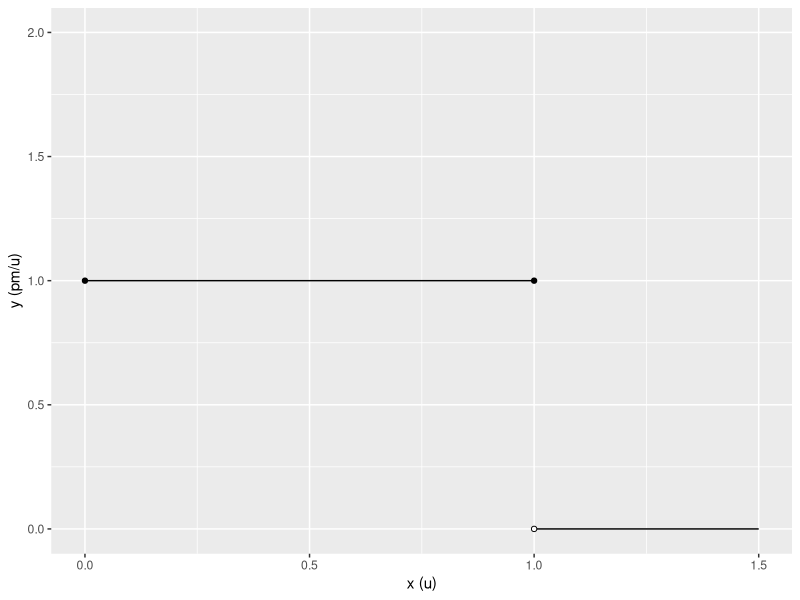
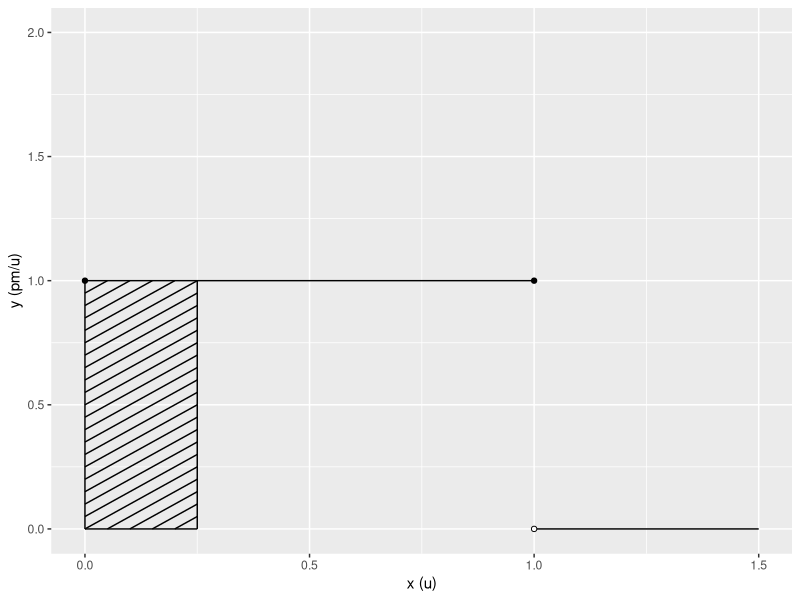
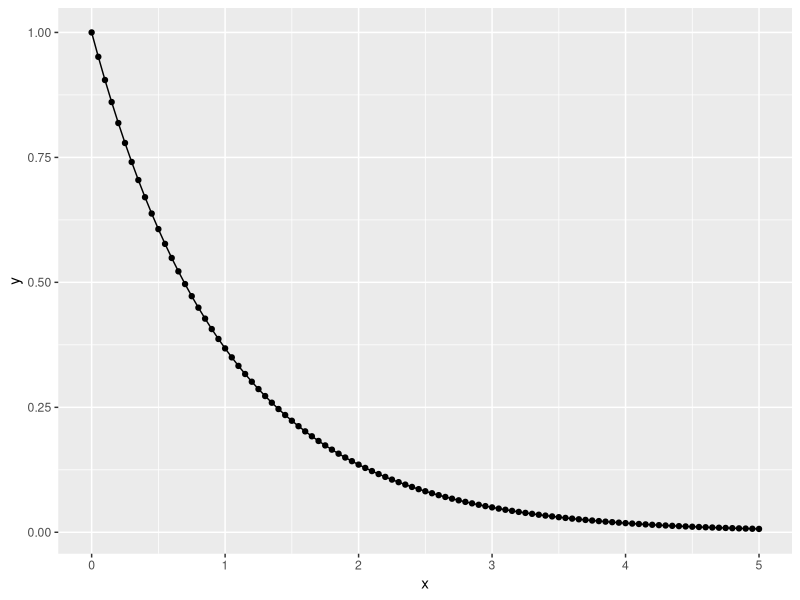
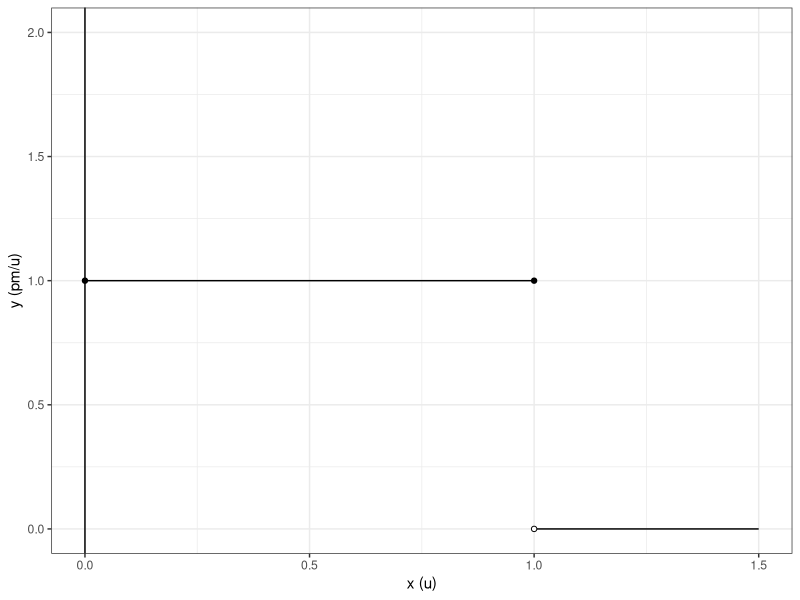
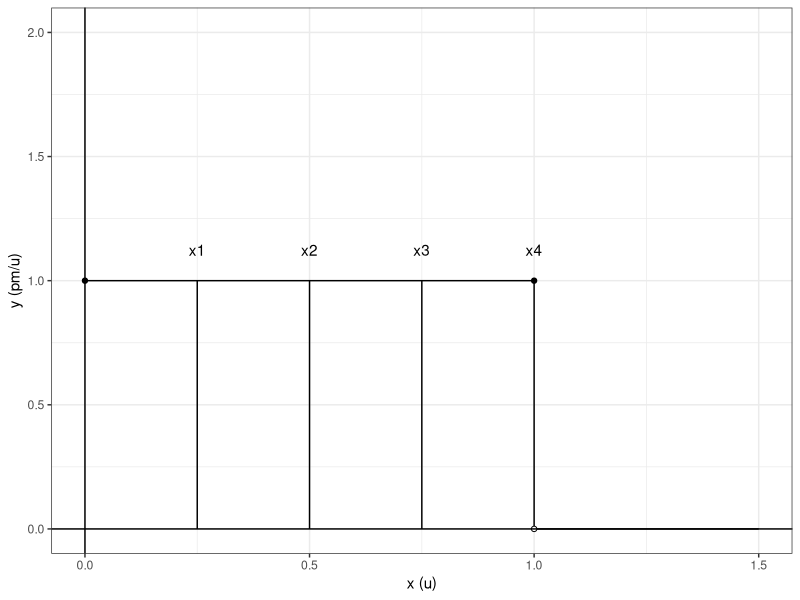
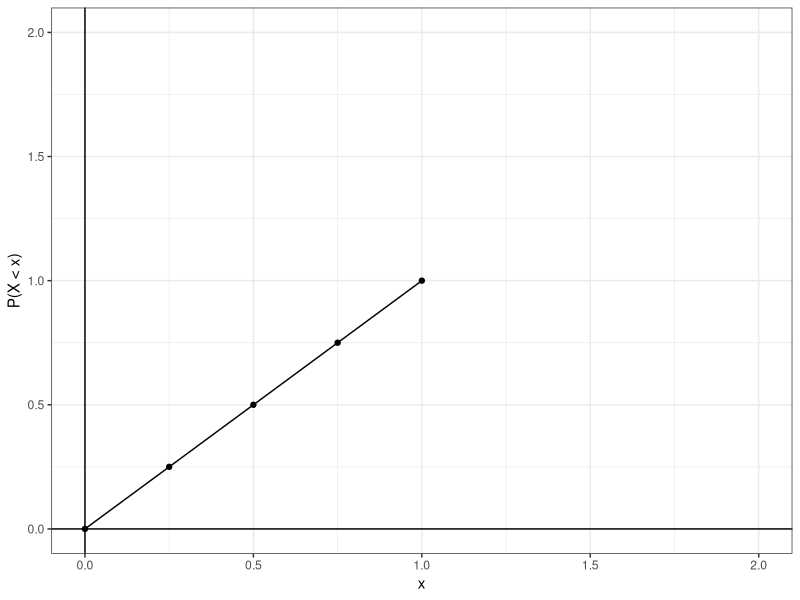
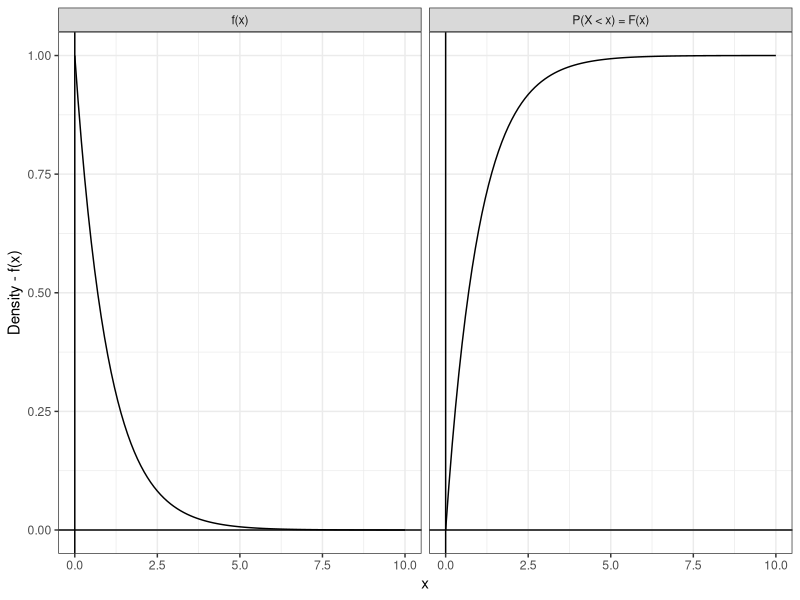
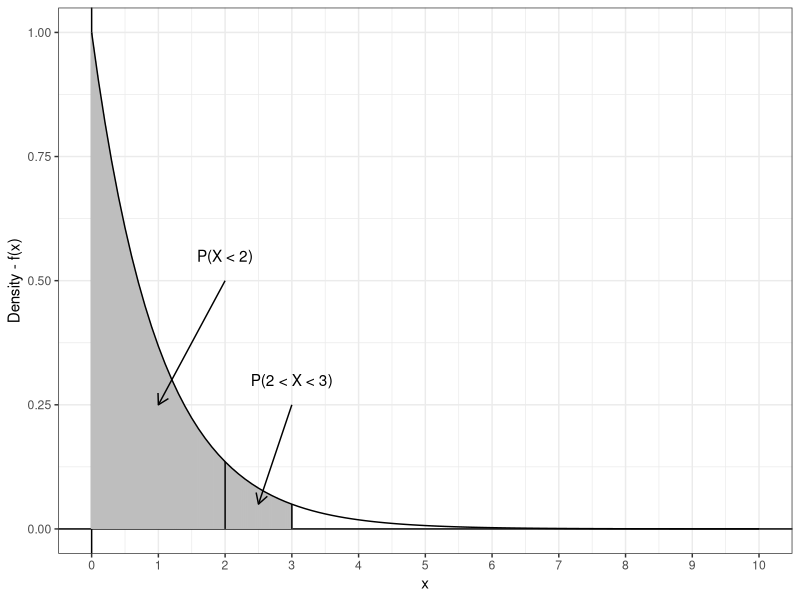

The R source for these figures, in order:
## ---- chunk 1
a <- data.frame(x = c(0,1), 
                y = c(1,0),
                x_end = c(1,1.5),
                y_end = c(1,0))

b <- data.frame(x = c(0,1), 
                y = c(1,1))

d <- data.frame(x = c(1), 
                y = c(0))
                

ggplot2::ggplot(a, ggplot2::aes(x = x, y = y)) +
  ggplot2::geom_segment(data = a, ggplot2::aes(x = x, y = y, xend = x_end, yend = y_end)) +
  ggplot2::scale_y_continuous(limits = c(0,2)) +
  ggplot2::scale_x_continuous(limits = c(0,1.5)) +
  ggplot2::labs(y = "y (pm/u)", x = "x (u)") +
  ggplot2::geom_point(data = b, ggplot2::aes(x=x,y=y)) +
  ggplot2::geom_point(data = d, ggplot2::aes(x=x,y=y), shape = 21, fill = 'white')


## ---- chunk 2

a <- seq(-.25,1, by = .05)
b <- data.frame(x = c(0,.25,0,0,1), 
                y = c(1,0,0,0,0),
                x_end = c(1,.25,.25,0,1.5),
                y_end = c(1,1,0,1,0))

df <- data.frame(x = ifelse(a < 0, abs(a), 0), 
                 y = ifelse(a < 0, 0, a), 
                 x_end = ifelse(a + .25 > 1, (1-a), .25),
                 y_end = ifelse(a + .25 > 1, 1, a + .25))

b <- data.frame(rbind(b,df))


c <- data.frame(x = c(0,1), 
                y = c(1,1))


d <- data.frame(x = c(1), 
                y = c(0))
                

ggplot2::ggplot(b, ggplot2::aes(x = x, y = y)) +
  ggplot2::geom_segment(data = b, ggplot2::aes(x = x, y = y, xend = x_end, yend = y_end)) +
  ggplot2::scale_y_continuous(limits = c(0,2)) +
  ggplot2::scale_x_continuous(limits = c(0,1.5)) +
  ggplot2::labs(y = "y (pm/u)", x = "x (u)") +
  ggplot2::geom_point(data = c, ggplot2::aes(x=x,y=y)) +
  ggplot2::geom_point(data = d, ggplot2::aes(x=x,y=y), shape = 21, fill = 'white')


## ---- chunk 3
x <- seq(0,5,.05)
y <- exp(-x)
z <- data.frame(x,y)

ggplot2::ggplot(data = z, ggplot2::aes(x=x,y=y))+
  ggplot2::geom_point() +
  ggplot2::geom_line()
## ---- chunk 4
a <- data.frame(x = c(0,1), 
                y = c(1,0),
                x_end = c(1,1.5),
                y_end = c(1,0))

b <- data.frame(x = c(0,1), 
                y = c(1,1))

d <- data.frame(x = c(1), 
                y = c(0))
                

ggplot2::ggplot(a, ggplot2::aes(x = x, y = y)) +
  ggplot2::geom_segment(data = a, ggplot2::aes(x = x, y = y, xend = x_end, yend = y_end)) +
  ggplot2::scale_y_continuous(limits = c(0,2)) +
  ggplot2::scale_x_continuous(limits = c(0,1.5)) +
  ggplot2::labs(y = "y (pm/u)", x = "x (u)") +
  ggplot2::geom_point(data = b, ggplot2::aes(x=x,y=y)) +
  ggplot2::geom_point(data = d, ggplot2::aes(x=x,y=y), shape = 21, fill = 'white') +
  ggplot2::geom_vline(xintercept = 0) +
  ggplot2::theme_bw()

## ---- chunk 5
a <- data.frame(x = c(0,1), 
                y = c(1,0),
                x_end = c(1,1.5),
                y_end = c(1,0))

b <- data.frame(x = c(0,1), 
                y = c(1,1))

d <- data.frame(x = c(1), 
                y = c(0))

e <- data.frame (x = c(.25,.5,.75,1), 
                y = c(0,0,0,0),
                x_end = c(.25,.5,.75,1),
                y_end = c(1,1,1,1))

f <- data.frame(x = c(.25,.5,.75,1),
                y = c(1.125,1.125,1.125,1.125),
                text = c('x1', 'x2' ,'x3', 'x4'))
                

ggplot2::ggplot(a, ggplot2::aes(x = x, y = y)) +
  ggplot2::geom_segment(data = a, ggplot2::aes(x = x, y = y, xend = x_end, yend = y_end)) +
  ggplot2::geom_segment(data = e, ggplot2::aes(x = x, y = y, xend = x_end, yend = y_end)) +
  ggplot2::geom_text(data = f, ggplot2::aes(x = x, y = y, label = text)) +
  ggplot2::scale_y_continuous(limits = c(0,2)) +
  ggplot2::scale_x_continuous(limits = c(0,1.5)) +
  ggplot2::labs(y = "y (pm/u)", x = "x (u)") +
  ggplot2::geom_point(data = b, ggplot2::aes(x=x,y=y)) +
  ggplot2::geom_point(data = d, ggplot2::aes(x=x,y=y), shape = 21, fill = 'white') +
  ggplot2::geom_vline(xintercept = 0) +
  ggplot2::geom_hline(yintercept = 0) +
  ggplot2::theme_bw()

## ---- chunk 6
ranges <- c('P(X < .25)','P(X < .50)','P(X < .75)','P(X < 1)')
x <- c(.25,.5,.75,1)
y <- c(1,1,1,1)
q <- x * y

sample_space <- data.frame(ranges, x,y,q)
names(sample_space) <- c('Range','Base: x', 'Height: f(x)','P(X < x): Base x Height')

x <- flextable::flextable(sample_space)
x <- flextable::align(x, align = 'center', part = 'body')
x <- flextable::align(x, align = 'center', part = 'header')
x <- flextable::bg(x, bg = 'gray', part = 'header')
x <- flextable::hline(x)
x <- flextable::autofit(x)
x
## ---- chunk 7
a <- data.frame(x = c(0,.25,.5,.75,1), 
                y = c(0,.25,.5,.75,1))

ggplot2::ggplot(a, ggplot2::aes(x = x, y = y)) +
  ggplot2::geom_point(shape = 21, color = 'black', fill = 'black') +
  ggplot2::geom_line() +
  ggplot2::xlim(c(0,2)) +
  ggplot2::ylim(c(0,2)) +
  ggplot2::theme_bw() +
  ggplot2::geom_vline(xintercept = 0) +
  ggplot2::geom_hline(yintercept = 0) +
  ggplot2::labs(y = "P(X < x)", x = "x")

## ---- chunk 8
x <- seq(0,10, by = .1)
y <- rep(c("f(x)","P(X < x) = F(x)"), each = length(x))
pdf <- exp(-x)
cdf <- 1-exp(-x)
outs <- c(pdf,cdf)
plot_data <- data.frame(outs, y, x)

ggplot2::ggplot(plot_data, ggplot2::aes(x = x, y = outs)) +
  ggplot2::geom_line() +
  ggplot2::theme_bw() +
  ggplot2::geom_vline(xintercept = 0) +
  ggplot2::geom_hline(yintercept = 0) +
  ggplot2::facet_wrap(~ y) +
  ggplot2::labs(y = 'Density - f(x)')

## ---- chunk 9
x <- seq(0,10, by = .1)
linx <- seq(0,3, by = .01)
pdf <- exp(-x)
Area <- ifelse(linx < 2, 'P(X < 2)', 'P(X < 3)')
plot_data <- data.frame(pdf, x)
verts <- data.frame(x = c(2,3), y = c(0,0),
                        xend = c(2,3), yend = exp(-c(2,3)))


lins <- data.frame(x_start = linx, y_start = 0, x_end = linx, y_end = exp(-linx),
                   Area)

ggplot2::ggplot(plot_data, ggplot2::aes(x = x, y = pdf)) +
  ggplot2::theme_bw() +
  ggplot2::geom_vline(xintercept = 0) +
  ggplot2::geom_hline(yintercept = 0) +
  ggplot2::geom_segment(data = lins, ggplot2::aes(x = x_start, 
                                                  y = y_start, 
                                                  xend = x_end, 
                                                  yend = y_end),
                        color = 'gray') +
  ggplot2::geom_segment(data = verts, ggplot2::aes(x = x, y = y,
                        xend = xend, yend = yend)) +
  ggplot2::geom_line() +
  ggplot2::labs(y = 'Density - f(x)') +
  ggplot2::annotate('segment',x = 3, y = .25, xend = 2.5, yend = 0.05,
                    arrow = ggplot2::arrow(length = ggplot2::unit(0.3, "cm"))) +
  ggplot2::annotate('text', x = 3, y = .3, label = 'P(2 < X < 3)') +
  ggplot2::annotate('segment',x = 2, y = .5, xend = 1, yend = 0.25,
                    arrow = ggplot2::arrow(length = ggplot2::unit(0.3, "cm"))) +
  ggplot2::annotate('text', x = 2, y = .55, label = 'P(X < 2)') +
  ggplot2::scale_x_continuous(breaks = 0:10)

## ---- chunk 10
x <- seq(0,10, by = .1)
linx <- seq(0,10, by = .01)
pdf <- exp(-x)
Area <- ifelse(linx < 2, 'P(X < 2)', 'P(X < 3)')
plot_data <- data.frame(pdf, x)
verts <- data.frame(x = c(2,3), y = c(0,0),
                        xend = c(2,3), yend = exp(-c(2,3)))


lins <- data.frame(x_start = linx, y_start = 0, x_end = linx, y_end = ifelse(linx < 2 | linx > 3, exp(-linx),0),
                   Area)

ggplot2::ggplot(plot_data, ggplot2::aes(x = x, y = pdf)) +
  ggplot2::theme_bw() +
  ggplot2::geom_vline(xintercept = 0) +
  ggplot2::geom_hline(yintercept = 0) +
  ggplot2::geom_segment(data = lins, ggplot2::aes(x = x_start, 
                                                  y = y_start, 
                                                  xend = x_end, 
                                                  yend = y_end),
                        color = 'gray') +
  ggplot2::geom_segment(data = verts, ggplot2::aes(x = x, y = y,
                        xend = xend, yend = yend)) +
  ggplot2::geom_line() +
  ggplot2::labs(y = 'Density - f(x)') +
  ggplot2::annotate('segment',x = 3, y = .25, xend = 3.5, yend = 0.01,
                    arrow = ggplot2::arrow(length = ggplot2::unit(0.3, "cm"))) +
  ggplot2::annotate('text', x = 3, y = .3, label = 'P(X > 3)') +
  ggplot2::annotate('segment',x = 2, y = .5, xend = 1, yend = 0.25,
                    arrow = ggplot2::arrow(length = ggplot2::unit(0.3, "cm"))) +
  ggplot2::annotate('text', x = 2, y = .55, label = 'P(X < 2)') +
  ggplot2::scale_x_continuous(breaks = 0:10)

## ---- chunk 11
cdf <- function(x1,x2) {
  p <- (x1^2 + 2*x1*x2)/(1 + 2*x2)
  p
}

x <- seq(0,1, by = 0.005)
probs <- c(cdf(x,0), cdf(x,1/3), cdf(x,1))
x2s <- rep(c('0','1/3','1'), each = 201)
plot_data <- data.frame(x, x2s, probs)

ggplot2::ggplot(plot_data, ggplot2::aes(x = x, y = probs, linetype = x2s)) +
  ggplot2::theme_bw() +
  ggplot2::geom_vline(xintercept = 0) +
  ggplot2::geom_hline(yintercept = 0) +
  ggplot2::geom_line() +
  ggplot2::labs(y = 'P(X1 < x1 | X2 = x2)', x = 'x1', linetype = 'Value of x2')

## ---- chunk 12
a <- data.frame(x = c(0,sqrt(2)), 
                y = c(0,0),
                x_end = c(sqrt(2),2.5),
                y_end = c(sqrt(2),0))

b <- data.frame(x = c(0,sqrt(2)), 
                y = c(0,sqrt(2)))

d <- data.frame(x = c(sqrt(2)), 
                y = c(0))
                

ggplot2::ggplot(a, ggplot2::aes(x = x, y = y)) +
  ggplot2::geom_segment(data = a, ggplot2::aes(x = x, y = y, xend = x_end, yend = y_end)) +
  ggplot2::scale_y_continuous(limits = c(0,2)) +
  ggplot2::scale_x_continuous(limits = c(0,2.5)) +
  ggplot2::labs(y = "Density", x = "x") +
  ggplot2::geom_point(data = b, ggplot2::aes(x=x,y=y)) +
  ggplot2::geom_point(data = d, ggplot2::aes(x=x,y=y), shape = 21, fill = 'white') +
  ggplot2::geom_vline(xintercept = 0) +
  ggplot2::theme_bw()

## ---- chunk 13
f <- data.frame(x = c(sqrt(2) * 1/8, sqrt(2) * 3/8, sqrt(2) * 5/8, sqrt(2) * 7/8),
                y = c(0,0,0,0),
                labels = c('x*1','x*2','x*3','x*4'))

a <- data.frame(x = c(0,sqrt(2)), 
                y = c(0,0),
                x_end = c(sqrt(2),2.5),
                y_end = c(sqrt(2),0))

b <- data.frame(x = c(0,sqrt(2)), 
                y = c(0,sqrt(2)))

d <- data.frame(x = c(sqrt(2)), 
                y = c(0))

e <- data.frame(x = c(sqrt(2)/4, 2*sqrt(2)/4, 3*sqrt(2)/4, 4*sqrt(2)/4),
                y = c(0,0,0,0),
                x_end = c(sqrt(2)/4, 2*sqrt(2)/4, 3*sqrt(2)/4, 4*sqrt(2)/4),
                y_end = c(sqrt(2)/4, 2*sqrt(2)/4, 3*sqrt(2)/4, 4*sqrt(2)/4))
                

ggplot2::ggplot(a, ggplot2::aes(x = x, y = y)) +
  ggplot2::geom_segment(data = a, ggplot2::aes(x = x, y = y, xend = x_end, yend = y_end)) +
  ggplot2::geom_segment(data = e, ggplot2::aes(x = x, y = y, xend = x_end, yend = y_end)) +
  ggplot2::geom_point(data = f, ggplot2::aes(x = x, y=y)) +
  ggplot2::geom_text(data = f, ggplot2::aes(x=x, y=y, label= labels), nudge_y = .1) +
  ggplot2::scale_y_continuous(limits = c(0,2)) +
  ggplot2::scale_x_continuous(limits = c(0,2.5)) +
  ggplot2::labs(y = "Density", x = "x") +
  ggplot2::geom_point(data = b, ggplot2::aes(x=x,y=y)) +
  ggplot2::geom_point(data = d, ggplot2::aes(x=x,y=y), shape = 21, fill = 'white') +
  ggplot2::geom_vline(xintercept = 0) +
  ggplot2::geom_hline(yintercept = 0) +
  ggplot2::theme_bw()

## ---- chunk 14
apx <- function(n) {
  rng <- sqrt(2)/n
  mid <- rng/2
  x <- seq(0, sqrt(2), by = rng)
  probs <- (x^2)/2
  probs <- diff(probs)
  xi <- (x + mid)[1:length(x)-1]
  E <- t(xi) %*% (probs)
  vals <- list(n, rng, E)
  }

x <- c(1:10,20,50,100,1000)
diff <- c(apx(1)[[2]],apx(2)[[2]],apx(3)[[2]], apx(4)[[2]], apx(5)[[2]], apx(6)[[2]], 
          apx(7)[[2]],apx(8)[[2]],apx(9)[[2]],apx(10)[[2]], apx(20)[[2]], apx(50)[[2]],
          apx(100)[[2]], apx(1000)[[2]])
E <- c(apx(1)[[3]],apx(2)[[3]],apx(3)[[3]], apx(4)[[3]], apx(5)[[3]], apx(6)[[3]], 
          apx(7)[[3]],apx(8)[[3]],apx(9)[[3]],apx(10)[[3]], apx(20)[[3]], apx(50)[[3]],
          apx(100)[[3]], apx(1000)[[3]])

act <- rep(sqrt(2)*2/3, times = 14)
table <- data.frame(round(x,5),round(diff,5), round(E,5), round(E - act,5))
names(table) <- c('Number of Ranges', 'Range Width', 'Approximate E(X)', 'Difference from Actual')
x <- flextable::flextable(table)
x <- flextable::autofit(x)
x <- flextable::align(x, align = "center", part = 'body')
x <- flextable::hline(x)
x <- flextable::bg(x, bg = 'gray', part = 'header')
x

## ---- chunk 15
x <- seq(-2.5, 2.5, by = .01)
y <- dnorm(x)
z <- data.frame(x,y)

ggplot2::ggplot(z, ggplot2::aes(x = x, y = y)) +
  ggplot2::geom_line() +
  ggplot2::geom_hline(yintercept = 0) +
  ggplot2::geom_vline(xintercept = 0) +
  ggplot2::geom_point(x = -1, y = dnorm(-1)) +
  ggplot2::geom_point(x = 1, y = dnorm(1)) +
  ggplot2::theme_bw() +
  ggplot2::labs(x = 'x', y = 'Probability Density')

## ---- chunk 16
x1 <- seq(-4,4, by = .01)
x2 <- seq(-8,8, by = .01)
x3 <- seq(-9,9, by = .01)
x4 <- seq(1,7, by = .01)
x5 <- seq(-1,9, by = .01)
x6 <- seq(-4,12, by = .01)
y1 <- dnorm(x1)
y2 <- dnorm(x2, sd = 2)
y3 <- dnorm(x3, sd = 3)
y4 <- dnorm(x4, mean = 4, sd = 1)
y5 <- dnorm(x5, mean = 4, sd = 2)
y6 <- dnorm(x6, mean = 4, sd = 3)
x <- c(x1,x2,x3,x4,x5,x6)
y <- c(y1,y2,y3,y4,y5,y6)
mu <- rep(c("mu = 0","mu = 0","mu = 0",
              "mu = 4","mu = 4","mu = 4"), 
            c(length(x1), length(x2), length(x3),
              length(x4), length(x5), length(x6)))
sigma <- rep(c('sigma = 1', 'sigma = 2', 'sigma = 3',
            'sigma = 1', 'sigma = 2', 'sigma = 3'), 
          c(length(x1), length(x2), length(x3),
            length(x4), length(x5) , length(x6)))
z <- data.frame(x,y, mu = as.factor(mu), sigma = as.factor(sigma))

ggplot2::ggplot(z, ggplot2::aes(x = x, y = y)) +
  ggplot2::geom_line() +
  ggplot2::geom_hline(yintercept = 0) +
  ggplot2::scale_x_continuous(breaks = c(-8,-6,-4,-2,0,2,4,6,8,10)) +
  ggplot2::theme_bw() +
  ggplot2::labs(x = 'x', y = 'Probability Density') +
  ggplot2::facet_grid(cols = ggplot2::vars(sigma), rows = ggplot2::vars(mu))

## ---- chunk 17

x_1 <- seq(-3,3,by = 0.01)
y_1 <- dnorm(x_1)
x_2 <- seq(-3,3,by = 0.01)
y_2 <- pnorm(x_1)
pdf <- data.frame(x = x_1, y = y_1, grp = 'The Standard Normal pdf')
cdf <- data.frame(x = x_2, y = y_2, grp = 'The Standard Normal cdf')
all_data <- rbind(pdf,cdf)
all_data$grp <- factor(all_data$grp, levels = c(
  'The Standard Normal pdf', 'The Standard Normal cdf'
), ordered = TRUE)

ggplot2::ggplot(all_data, ggplot2::aes(x = x, y = y, color)) +
  ggplot2::geom_line() +
  ggplot2::facet_grid(cols = ggplot2::vars(grp)) +
  ggplot2::labs(x = 'z', y = '') +
  ggplot2::theme_bw() 

## ---- chunk 18


table <- data.frame(z = seq(0,.5,by = .1),
           '0.00' = round(pnorm(seq(0,.5,by = .1)),5),
           '0.01' = round(pnorm(seq(0.01, 0.51,by = .1)),5),
           '0.02' = round(pnorm(seq(0.02, 0.52,by = .1)),5),
           '0.03' = round(pnorm(seq(0.03, 0.53,by = .1)),5),
           '0.04' = round(pnorm(seq(0.04, 0.54,by = .1)),5),
           '0.05' = round(pnorm(seq(0.05, 0.55,by = .1)),5),
           '0.06' = round(pnorm(seq(0.06, 0.56,by = .1)),5),
           '0.07' = round(pnorm(seq(0.07, 0.57,by = .1)),5),
           '0.08' = round(pnorm(seq(0.08, 0.58,by = .1)),5),
           '0.09' = round(pnorm(seq(0.09, 0.59,by = .1)),5)
           )

names(table) <- c('z', '0.00','0.01','0.02','0.03','0.04','0.05','0.06',
                  '0.07','0.08','0.09')

x <- flextable::flextable(table)
x <- flextable::autofit(x)
x <- flextable::align(x, align = "center", part = 'all')
x <- flextable::hline(x)
x <- flextable::vline(x, j = 1)
x <- flextable::bg(x, bg = 'gray', part = 'header')
x <- flextable::bg(x, bg = 'gray', j = 1)
x <- flextable::bg(x, i = 4, j = 4, bg = '#B2EBF2')
x <- flextable::bold(x, i = 4, j = 4)
x

## ---- chunk 19
x <- seq(-4,8, by = 0.01)
y <- dnorm(x,2,2)
func_vals <- data.frame(x,y)
x_0 <- seq(-4,3, by = 0.01)
y_0 <- rep(0, times = length(x_0))
y_1 <- dnorm(x_0,2,2)
lin_vals <- data.frame(x_0,y_0,y_1)

ggplot2::ggplot(func_vals, ggplot2::aes(x = x, y = y)) +
  ggplot2::geom_segment(data = lin_vals, 
                        ggplot2::aes(x = x_0, y = y_0, xend = x_0, yend = y_1),
                        color = '#B2EBF2') +
  ggplot2::geom_line() +
  ggplot2::geom_segment(x = 3, y = 0, xend = 3, yend = dnorm(3,2,2)) +
  ggplot2::geom_hline(yintercept = 0) +
  ggplot2::labs(y = 'Probability Density', x = 'x') +
  ggplot2::geom_text(x = 1.1, y = 0.075, label = 'P(X < 3)', size = 5) +
  ggplot2::theme_bw()
## ---- chunk 20
x <- seq(-3,3, by = 0.01)
y <- dnorm(x)
func_vals <- data.frame(x,y)
x_0 <- c(seq(-3, -1, by = 0.01),seq(1, 3, by = 0.01))
y_0 <- rep(0, times = length(x_0))
y_1 <- dnorm(x_0)
lin_vals <- data.frame(x_0,y_0,y_1)

ggplot2::ggplot(func_vals, ggplot2::aes(x = x, y = y)) +
  ggplot2::geom_segment(data = lin_vals, 
                        ggplot2::aes(x = x_0, y = y_0, xend = x_0, yend = y_1),
                        color = 'gray') +
  ggplot2::geom_line() +
  ggplot2::geom_segment(x = 1, y = 0, xend = 1, yend = dnorm(1)) +
  ggplot2::geom_segment(x = -1, y = 0, xend = -1, yend = dnorm(1)) +
  ggplot2::geom_segment(x = 0, y = 0, xend = 0, yend = dnorm(0)) +
  ggplot2::geom_hline(yintercept = 0) +
  ggplot2::labs(y = 'Probability Density', x = 'z') +
  ggplot2::scale_x_continuous(breaks = c(-3,-2,-1,0,1,2,3)) +
  ggplot2::geom_text(x = 1.5, y = 0.075, label = 'P(Z > 1)', size = 4, angle = -45) +
  ggplot2::geom_text(x = -1.5, y = 0.075, label = 'P(Z < -1)', size = 4, angle = 45) +
  ggplot2::theme_bw()
## ---- chunk 21
x <- seq(-3,3, by = 0.01)
y <- dnorm(x)
func_vals <- data.frame(x,y)
x_0 <- seq(-1.25,1.25, by = 0.01)
y_0 <- rep(0, times = length(x_0))
y_1 <- dnorm(x_0)
lin_vals <- data.frame(x_0,y_0,y_1)

ggplot2::ggplot(func_vals, ggplot2::aes(x = x, y = y)) +
  ggplot2::geom_segment(data = lin_vals, 
                        ggplot2::aes(x = x_0, y = y_0, xend = x_0, yend = y_1),
                        color = 'gray') +
  ggplot2::geom_line() +
  ggplot2::geom_segment(x = 1.25, y = 0, xend = 1.25, yend = dnorm(1.25)) +
  ggplot2::geom_segment(x = -1.25, y = 0, xend = -1.25, yend = dnorm(1.25)) +
  ggplot2::geom_segment(x = 0, y = 0, xend = 0, yend = dnorm(0)) +
  ggplot2::geom_hline(yintercept = 0) +
  ggplot2::labs(y = 'Probability Density', x = 'z') +
  ggplot2::scale_x_continuous(breaks = c(-3,-2,-1,0,1,2,3)) +
  ggplot2::geom_text(x = 0.5, y = 0.15, label = 'P(0 < Z < 1.25)', size = 5, angle = 90) +
  ggplot2::geom_text(x = -0.5, y = 0.15, label = 'P(-1.25 < Z < 0)', size = 5, angle = 90) +
  ggplot2::theme_bw()
